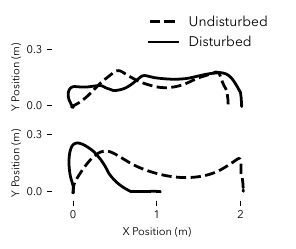

This chart was generated by the following Python code:
import numpy as np
import matplotlib as mpl
from matplotlib import rc
import scipy.io as sio
import pdb
mpl.use("pgf")
import matplotlib.pyplot as plt

pgf_with_custom_preamble = {
    "pgf.texsystem": "xelatex",
    "font.family": "sans-serif", # use san serif/main font for text elements
    "font.size": 8,
    "text.usetex": False,    # use inline math for ticks
    "pgf.rcfonts": False,   
    "pgf.preamble": [
        r"\usepackage{amsmath}",
        r"\usepackage{fontspec}",
        r"\setmainfont{Avenir Next}",
        r"\setsansfont{Avenir Next}",
    ]
}
mpl.rcParams.update(pgf_with_custom_preamble)

def center_ylabel(axbnds, ytickbnds, axis):
    axrange = (axbnds[-1] - axbnds[0])/2
    newmdpt = (ytickbnds[-1] + ytickbnds[0])/2 - axbnds[0]
    ylabelpos = (-0.175, 0.5*newmdpt/axrange)
    axis.yaxis.set_label_coords(ylabelpos[0], ylabelpos[1])

def shift_axes(axis, shift):
    axpos_old = axis.get_position()
    axpos_new = [axpos_old.x0, axpos_old.y0 + shift, axpos_old.width, axpos_old.height]
    axis.set_position(axpos_new)

#plot boxplots
refImpulseData = sio.loadmat('reflexTrip.mat')
impImpulseData = sio.loadmat('impedanceTrip.mat')

refDisturbedBallPos = refImpulseData['RBallPosDisturbed']['signals'][0][0][0][0]['values']
refDisturbedTime    = refImpulseData['RBallPosDisturbed']['time'][0][0]

refUndisturbedBallPos = refImpulseData['RBallPosUndisturbed']['signals'][0][0][0][0]['values']
refUndisturbedTime    = refImpulseData['RBallPosUndisturbed']['time'][0][0]

impDisturbedBallPos = impImpulseData['RBallPosDisturbed']['signals'][0][0][0][0]['values']
impDisturbedTime    = impImpulseData['RBallPosDisturbed']['time'][0][0]

impUndisturbedBallPos = impImpulseData['RBallPosUndisturbed']['signals'][0][0][0][0]['values']
impUndisturbedTime    = impImpulseData['RBallPosUndisturbed']['time'][0][0]

#set times
tbuffer = 0.2

ref_start = 10.026
ref_end = 10.593
refT0 = ref_start - tbuffer
refT1 = ref_end + tbuffer
refImpulseT1 = ref_start + 0.05*(ref_end - ref_start)

imp_start = 9.401
imp_end = 10.062
impT0 = imp_start - tbuffer;
impT1 = imp_end + tbuffer;
impImpulseT1 = imp_start + 0.05*(imp_end - imp_start)

#Size of impulse Box 
refImpulsePos = refDisturbedBallPos[np.logical_and(refDisturbedTime > refImpulseT1,
    refDisturbedTime < (refImpulseT1 + 0.01))[:,0], :]
refDisturbedBallPos = refDisturbedBallPos[np.logical_and(refDisturbedTime > refT0, 
    refDisturbedTime < refT1)[:,0],:] 
refUndisturbedBallPos = refUndisturbedBallPos[np.logical_and(refUndisturbedTime > refT0, 
    refUndisturbedTime < refT1)[:,0], :]

impImpulsePos = impDisturbedBallPos[np.logical_and(impDisturbedTime > impImpulseT1,
    impDisturbedTime < (impImpulseT1 + 0.01))[:,0], :]
impDisturbedBallPos   = impDisturbedBallPos[np.logical_and(impDisturbedTime > impT0, 
    impDisturbedTime < impT1)[:,0],:] 
impUndisturbedBallPos = impUndisturbedBallPos[np.logical_and(impUndisturbedTime > impT0, 
    impUndisturbedTime < impT1)[:,0], :]

#make x values relative to begining
refX1 = refUndisturbedBallPos[0,0]
refDisturbedBallPos[:,0]   = refDisturbedBallPos[:,0]   - refX1
refUndisturbedBallPos[:,0] = refUndisturbedBallPos[:,0] - refX1
refImpulsePos[:,0] = refImpulsePos[:,0] - refX1

impX1 = impUndisturbedBallPos[0,0]
impDisturbedBallPos[:,0]   = impDisturbedBallPos[:,0]   - impX1
impUndisturbedBallPos[:,0] = impUndisturbedBallPos[:,0] - impX1
impImpulsePos[:,0] = impImpulsePos[:,0] - impX1

''' plot reflex controller'''
fig, ax = plt.subplots(2,1, sharex = True, figsize=(3,2.5))

p11, = ax[0].plot(refUndisturbedBallPos[:,0],refUndisturbedBallPos[:,2],'k--',linewidth=2)
p12, = ax[0].plot(refDisturbedBallPos[:,0],refDisturbedBallPos[:,2],'k',linewidth=2)
ax[0].legend((p11, p12), ('Undisturbed', 'Disturbed'), frameon = False, 
    loc=(0.4,0.9), fontsize = 10)

'''plot impedance controller'''
p21, = ax[1].plot(impUndisturbedBallPos[:,0],impUndisturbedBallPos[:,2],'k--',linewidth=2)
p22, = ax[1].plot(impDisturbedBallPos[:,0],impDisturbedBallPos[:,2],'k',linewidth=2)

axis_lims = [-0.25, 2.5, -0.05, 0.3]
for axis in ax:
    axis.spines['top'].set_visible(False)
    axis.spines['right'].set_visible(False)
    axis.spines['bottom'].set_visible(False)
    axis.spines['left'].set_visible(False)
    axis.axis(axis_lims)
    axis.yaxis.set_label_text('Y Position (m)')
    axis.set_yticks(np.arange(0, 0.60, 0.3))


ax[0].tick_params('x', which='both',length=0)
ax[1].set_xticks(np.arange(0.0, 3.0, 1.0))
ax[1].xaxis.set_label_text('X Position (m)')

for axis in ax:
    inv_data = axis.transData.inverted()
    inv_axes = axis.transAxes.inverted()

    try:
        ylabelpos_axes = axis.yaxis.get_label().get_position()
        ylabelpos_display = axis.transAxes.transform(ylabelpos_axes)
        ylabelpos_data = inv_data.transform(ylabelpos_display)
        ylabelpos_data[1] = (axis.get_yticks()[0] + axis.get_yticks()[-1])/2.0
        ylabelpos_display = axis.transData.transform(ylabelpos_data)
        ylabelpos_axes = inv_axes.transform(ylabelpos_display)
        axis.yaxis.get_label().set_position(ylabelpos_axes)
    except:
        pass
    
    try:
        xlabelpos_axes = axis.xaxis.get_label().get_position()
        xlabelpos_display = axis.transAxes.transform(xlabelpos_axes)
        xlabelpos_data = inv_data.transform(xlabelpos_display)
        xlabelpos_data[0] = (axis.get_xticks()[0] + axis.get_xticks()[-1])/2.0
        xlabelpos_display = axis.transData.transform(xlabelpos_data)
        xlabelpos_axes = inv_axes.transform(xlabelpos_display)
        axis.xaxis.get_label().set_position(xlabelpos_axes)
    except:
        pass

fig.tight_layout()
plt.savefig('impulseResponse.pdf', bbox_inches='tight', transparent=True)
